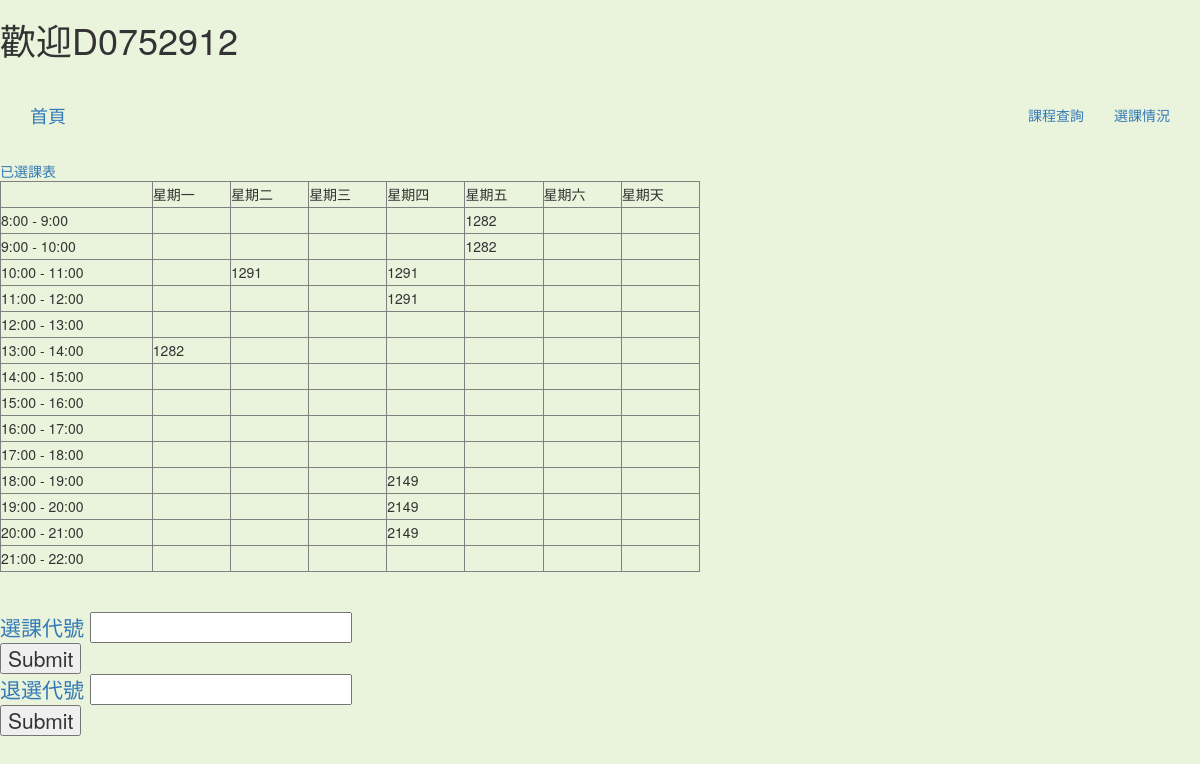
The page /welcome2.php (signed in) on the database its author committed.
### tables this page shows
CREATE TABLE `class` (
  `Code` int(4) NOT NULL,
  `Person_id` varchar(8) DEFAULT NULL
);

### welcome2.php (the view, shortened to what this page needs)
<!DOCTYPE html>
<html>
<head>
	<link rel="stylesheet" type="text/css" href="bootstrap-3.3.7-dist\css\bootstrap.min.css">
</head>
<body>
	<header>
		<?php
			$account = $_SESSION['account'] ;
			print "<h1> 歡迎$account </h1><br>";
		?>
	</header>
	<nav class="navbar navbar-light navbar-static-top">
 		<div class="container">
 			<div class="navbar-header">
    			<a class="navbar-brand" href="Home.html">首頁</a>
 			</div>
  			<div class="collapse navbar-collapse" id="bs-example-navbar-collapse-1">
   				<ul class="nav navbar-nav navbar-right">
   					<li>
   						<a href="search.html" aria-haspopup="true" role="button">課程查詢</a>
   					</li>
                    <li>
                        <a href="#" aria-haspopup="true" role="button">選課情況</a>
                    </li>
   			   </ul>
  			</div>
		</div>
	</nav>
	<?php
		require_once("conect.php");
		$HELD = "SELECT class.Code,Day,Time FROM time JOIN class ON class.Code = time.Code WHERE Person_id = '$account'ORDER BY Time; ";
		$db = new PDO('mysql:host=localhost;dbname=class_database',$connect_un,$connect_pw);
		$cdata = $db->query($HELD);
		$rows = $cdata->fetchAll(PDO::FETCH_ASSOC);
		foreach($rows as $row){
			$list[$row['Time']][$row['Day']] = "<td>" . $row['Code']. " </td> ";
		}
		print "<a> 已選課表 </a><br> ";
		print " <table width=\"700\" style=\"line-height:25px;\" border=\"1\">";
		foreach ($list as $row) {
			print "<tr>";
			foreach ($row as $key => $value){
				print $value;
			}
			print "</tr>";
		}
		print "</table><br>";
	?>
	<br>
	<form action="addclass.php" method="post" class="fromcss" >
		<a>選課代號 <input class ="inputcss" type="text" name="addchoose"></a>
		<br>
		<input type="submit" name="value">
	</form>
	<form action="subclass.php" method="post" class="fromcss" >
		<a>退選代號 <input class ="inputcss" type="text" name="subchoose"></a>
		<br>
		<input type="submit" name="value">
	</form>
</body>
</html>

### welcome2.php (style rules this page uses)
body { background-color: #eaf3db; }
.fromcss { line-height: 1.2em; font-size:150%; }

### rows shown on the page
class: Code "1282"
class: Code "1291"
class: Code "2149"

### other values the page prints
$account "D0752912"
$value "星期一"
$value "星期二"
$value "星期三"
$value "星期四"
$value "星期五"
$value "星期六"
$value "星期天"
$value "8:00 - 9:00"
$value "9:00 - 10:00"
$value "10:00 - 11:00"
$value "11:00 - 12:00"
$value "12:00 - 13:00"
$value "13:00 - 14:00"
$value "14:00 - 15:00"
